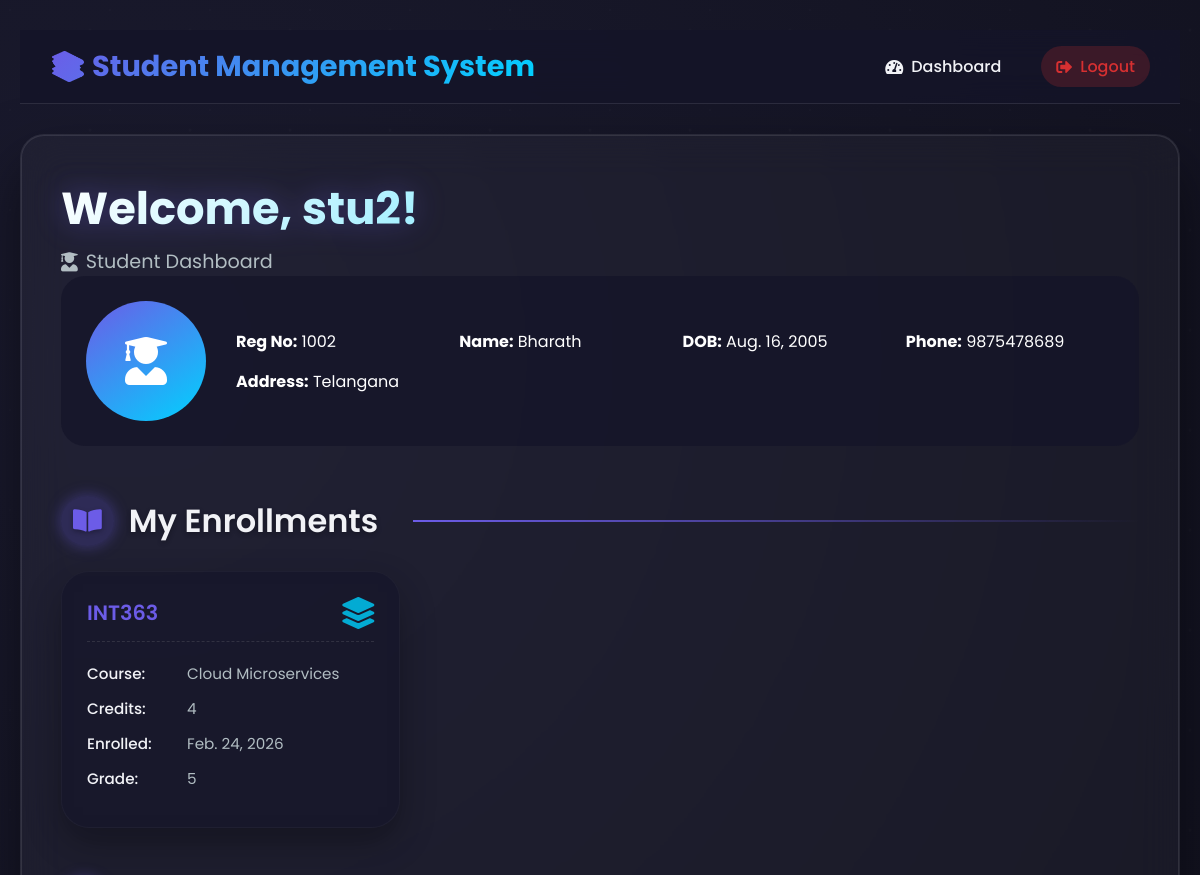
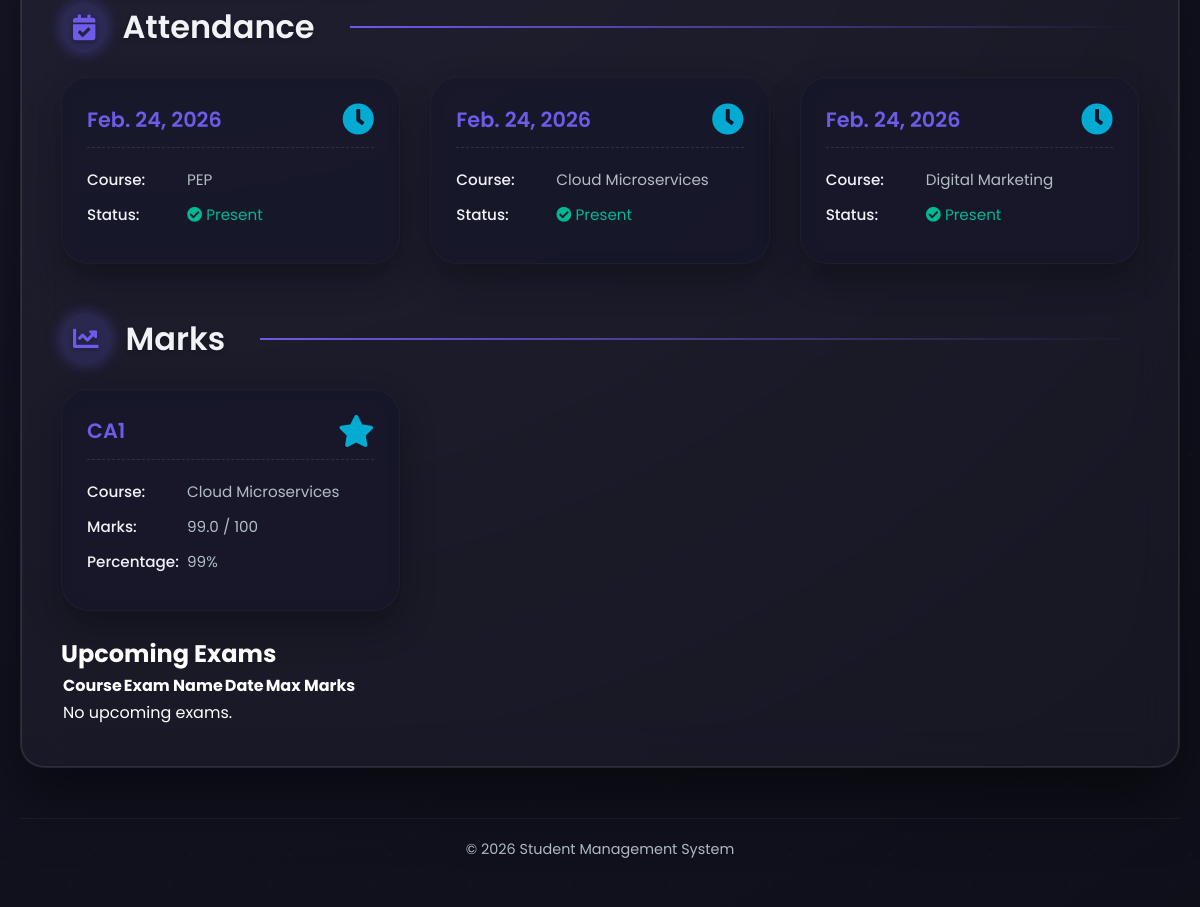
Screenshot of /students/student/dashboard/ (signed in) with the database file from the repository (2 pictures, top to bottom).
### students/models.py (models this page shows, shortened)
class Student(models.Model):
    user = models.OneToOneField(User,on_delete=models.CASCADE,related_name='student')
    Reg_no = models.CharField(max_length=20,primary_key=True)
    Name = models.CharField(max_length=100)
    DOB = models.DateField()
    Address = models.TextField()
    Phone = models.CharField(max_length=10)

### courses/models.py (models this page shows, shortened)
class Enrollment(models.Model):
    student = models.ForeignKey(Student, on_delete=models.CASCADE, related_name='enrollments')
    course = models.ForeignKey(Course, on_delete=models.CASCADE, related_name='enrollments')
    enrollment_date = models.DateField(auto_now_add=True)
    grade = models.CharField(max_length=2, blank=True, null=True)

class Course(models.Model):
    code = models.CharField(max_length=10, unique=True)
    name = models.CharField(max_length=100)
    credits = models.IntegerField()

### attendance/models.py (models this page shows, shortened)
class Attendance(models.Model):
    CHOICES = (
        ('present','Present'),
        ('absent','Absent')
    )
    student = models.ForeignKey(Student,on_delete=models.CASCADE,related_name='attendance')
    course = models.ForeignKey(Course,on_delete=models.CASCADE,related_name='attendance')
    date = models.DateField()
    status = models.CharField(max_length=10,choices=CHOICES,default='present')

### marks/models.py (models this page shows, shortened)
class Marks(models.Model):
    student = models.ForeignKey(Student, on_delete=models.CASCADE, related_name='marks')
    exam = models.ForeignKey(Exam, on_delete=models.CASCADE, related_name='marks')
    marks_obtained = models.FloatField()

class Exam(models.Model):
    name = models.CharField(max_length=100)
    course = models.ForeignKey(Course, on_delete=models.CASCADE, related_name='exams')
    date = models.DateField()
    max_marks = models.IntegerField()

### students/views.py (the view)
# urls.py: path('student/dashboard/', views.student_dashboard, name='student-dashboard'),
@login_required
def student_dashboard(request):
    if not is_student(request.user):
        return HttpResponseForbidden("Access denied.")
    try:
        student = request.user.student
    except Student.DoesNotExist:
        return render(request, 'students/student_dashboard.html',
                      {'error': 'Student profile not found. Please contact administrator.'})
    enrollments = Enrollment.objects.filter(student=student)
    attendances = Attendance.objects.filter(student=student).order_by('-date')
    marks = Marks.objects.filter(student=student)
    enrolled_course_ids = enrollments.values_list('course_id', flat=True)
    upcoming_exams = Exam.objects.filter(
        course_id__in=enrolled_course_ids,
        date__gte=timezone.now().date()
    ).order_by('date')
    return render(request, 'students/student_dashboard.html', {
        'student': student,
        'enrollments': enrollments,
        'attendances': attendances,
        'marks': marks,
        'upcoming_exams': upcoming_exams,   # <-- pass to template
    })

### students/views.py (called while the page is built)
def is_student(user):
    return user.is_authenticated and hasattr(user, 'profile') and user.profile.role == 'student'

### students/templates/students/student_dashboard.html (shortened to what this page needs)
{% extends "students/base.html" %}
{% load static %}
{% block content %}
    {% if error %}
        <div class="error-message" style="color: var(--danger); text-align: center; padding: 20px;">
            <i class="fas fa-exclamation-triangle" style="font-size: 2rem;"></i>
            <p>{{ error }}</p>
        </div>
    {% else %}
        <div class="greeting">
            <h1>Welcome, {{ user.username }}!</h1>
            <p><i class="fas fa-user-graduate"></i> Student Dashboard</p>
        </div>
        <div class="profile-card" style="display: flex; gap: 30px; align-items: center; background: var(--card-bg); border-radius: var(--border-radius); padding: 25px; margin-bottom: 40px;">
            {% if student.Profile_Pic %}
                <img src="{{ student.Profile_Pic.url }}" alt="Profile" style="width: 120px; height: 120px; border-radius: 50%; object-fit: cover; border: 4px solid var(--primary);">
            {% else %}
                <div style="width: 120px; height: 120px; border-radius: 50%; background: linear-gradient(145deg, var(--primary), var(--secondary)); display: flex; align-items: center; justify-content: center; color: white; font-size: 3rem;">
                    <i class="fas fa-user-graduate"></i>
                </div>
            {% endif %}
            <div style="flex: 1; display: grid; grid-template-columns: repeat(auto-fit, minmax(200px, 1fr)); gap: 15px; color: white">
                <div class="info-item"><strong>Reg No:</strong> {{ student.Reg_no }}</div>
                <div class="info-item"><strong>Name:</strong> {{ student.Name }}</div>
                <div class="info-item"><strong>DOB:</strong> {{ student.DOB }}</div>
                <div class="info-item"><strong>Phone:</strong> {{ student.Phone }}</div>
                <div class="info-item"><strong>Address:</strong> {{ student.Address }}</div>
            </div>
        </div>
        <div class="section-title"><i class="fas fa-book-open"></i> My Enrollments</div>
        <div class="data-grid">
            {% for e in enrollments %}
                <div class="data-card">
                    <div class="card-header">{{ e.course.code }} <i class="fas fa-layer-group"></i></div>
                    <div class="card-body">
                        <p><strong>Course:</strong> {{ e.course.name }}</p>
                        <p><strong>Credits:</strong> {{ e.course.credits }}</p>
                        <p><strong>Enrolled:</strong> {{ e.enrollment_date }}</p>
                        <p><strong>Grade:</strong> {{ e.grade|default:"—" }}</p>
                    </div>
                </div>
            {% empty %}
                <div class="empty-state"><i class="fas fa-folder-open"></i> No enrollments yet.</div>
            {% endfor %}
        </div>
        <div class="section-title"><i class="fas fa-calendar-check"></i> Attendance</div>
        <div class="data-grid">
            {% for a in attendances %}
                <div class="data-card">
                    <div class="card-header">{{ a.date }} <i class="fas fa-clock"></i></div>
                    <div class="card-body">
                        <p><strong>Course:</strong> {{ a.course.name }}</p>
                        <p><strong>Status:</strong>
                            {% if a.status == 'present' %}
                                <span style="color: var(--success);"><i class="fas fa-check-circle"></i> Present</span>
                            {% elif a.status == 'absent' %}
                                <span style="color: var(--danger);"><i class="fas fa-times-circle"></i> Absent</span>
                            {% elif a.status == 'late' %}
                                <span style="color: var(--warning);"><i class="fas fa-clock"></i> Late</span>
                            {% endif %}
                        </p>
                    </div>
                </div>
            {% empty %}
                <div class="empty-state" style="color: white;"><i class="fas fa-calendar-times"></i> No attendance records.</div>
            {% endfor %}
        </div>
        <div class="section-title"><i class="fas fa-chart-line"></i> Marks</div>
        <div class="data-grid">
            {% for m in marks %}
                <div class="data-card">
                    <div class="card-header">{{ m.exam.name }} <i class="fas fa-star"></i></div>
                    <div class="card-body">
                        <p><strong>Course:</strong> {{ m.exam.course.name }}</p>
                        <p><strong>Marks:</strong> {{ m.marks_obtained }} / {{ m.exam.max_marks }}</p>
                        <p><strong>Percentage:</strong> {% widthratio m.marks_obtained m.exam.max_marks 100 %}%</p>
                    </div>
                </div>
            {% empty %}
                <div class="empty-state"><i class="fas fa-clipboard-list"></i> No marks recorded.</div>
            {% endfor %}
        </div>
    <br>
    <h2 style="color: white;">Upcoming Exams</h2>
    <table style="color: white;">
        <tr>
            <th>Course</th>
            <th>Exam Name</th>
            <th>Date</th>
            <th>Max Marks</th>
        </tr>
        {% for exam in upcoming_exams %}
        <tr>
            <td style="padding: 2%;">{{ exam.course.name }} ({{ exam.course.code }})</td>
            <td style="padding: 2%;">{{ exam.name }}</td>
            <td style="padding: 2%;">{{ exam.date }}</td>
            <td style="padding: 2%;">{{ exam.max_marks }}</td>
        </tr>
        {% empty %}
        <tr><td colspan="4">No upcoming exams.</td></tr>
        {% endfor %}
    </table>
        {% endif %}
{% endblock %}

### students/static/students/dashboard.css (style rules this page uses)
:root { --primary: #6c5ce7; --primary-glow: rgba(108, 92, 231, 0.4); --secondary: #00d2ff; --accent: #ff7675; --dark: #0f0f1a; --dark-light: #1a1a2e; --card-bg: rgba(20, 20, 40, 0.7); --text-primary: #f1f2f6; --text-secondary: #b2bec3; --success: #00b894; --warning: #fdcb6e; --danger: #d63031; --border-radius: 24px; --transition: all 0.3s cubic-bezier(0.25, 0.46, 0.45, 0.94); }
* { margin: 0; padding: 0; box-sizing: border-box; font-family: 'Poppins', sans-serif; }
body { background: radial-gradient(circle at 10% 20%, #1a1a2e, #0f0f1a); min-height: 100vh; padding: 30px 20px; position: relative; overflow-x: hidden; }
body::before { content: ''; position: absolute; top: 0; left: 0; width: 100%; height: 100%; opacity: 0.3; pointer-events: none; z-index: 0; }
.greeting h1 { font-size: 2.8rem; font-weight: 700; background: linear-gradient(135deg, #fff, var(--secondary)); -webkit-background-clip: text; -webkit-text-fill-color: transparent; background-clip: text; filter: drop-shadow(0 0 15px var(--primary-glow)); animation: glowPulse 3s infinite; }
.greeting p { font-size: 1.2rem; color: var(--text-secondary); display: flex; align-items: center; gap: 8px; margin-top: 5px; }
.section-title { font-size: 2rem; font-weight: 600; color: var(--text-primary); margin: 50px 0 25px; display: flex; align-items: center; gap: 15px; text-shadow: 0 2px 5px rgba(0, 0, 0, 0.3); position: relative; }
.section-title i { background: rgba(108, 92, 231, 0.2); padding: 12px; border-radius: 50%; font-size: 1.6rem; color: var(--primary); box-shadow: 0 0 15px var(--primary-glow); }
.section-title::after { content: ''; flex: 1; height: 2px; background: linear-gradient(90deg, var(--primary), transparent); margin-left: 20px; }
.data-grid { display: grid; grid-template-columns: repeat(auto-fill, minmax(300px, 1fr)); gap: 30px; margin-top: 20px; }
.data-card { background: var(--card-bg); backdrop-filter: blur(15px); border-radius: 28px; padding: 25px; box-shadow: 0 15px 35px rgba(0, 0, 0, 0.3); transition: var(--transition); border: 1px solid rgba(255, 255, 255, 0.03); position: relative; overflow: hidden; cursor: default; animation: cardAppear 0.5s ease backwards; }
.card-header { display: flex; justify-content: space-between; align-items: center; margin-bottom: 20px; font-weight: 600; color: var(--primary); font-size: 1.3rem; border-bottom: 1px dashed rgba(255, 255, 255, 0.1); padding-bottom: 12px; }
.card-header i { font-size: 2rem; color: var(--secondary); opacity: 0.8; }
.card-body p { margin: 12px 0; color: var(--text-secondary); font-size: 0.95rem; display: flex; align-items: baseline; }
.card-body p strong { color: var(--text-primary); width: 100px; display: inline-block; font-weight: 500; }

### rows the page displays
Student: Reg_no "1002", Name "Bharath", DOB "Aug. 16, 2005", Phone "9875478689", Address "Telangana"
Enrollment: course.code "INT363", course.name "Cloud Microservices", course.credits "4", enrollment_date "Feb. 24, 2026", grade "5"
Attendance: date "Feb. 24, 2026", course.name "PEP", status "present" (drawn)
Attendance: date "Feb. 24, 2026", course.name "Cloud Microservices", status "present" (drawn)
Attendance: date "Feb. 24, 2026", course.name "Digital Marketing", status "present" (drawn)
Marks: exam.name "CA1", exam.course.name "Cloud Microservices", marks_obtained "99.0", exam.max_marks "100", marks_obtained+exam "99"

### other values shown
{{ user.username }} "stu2"
